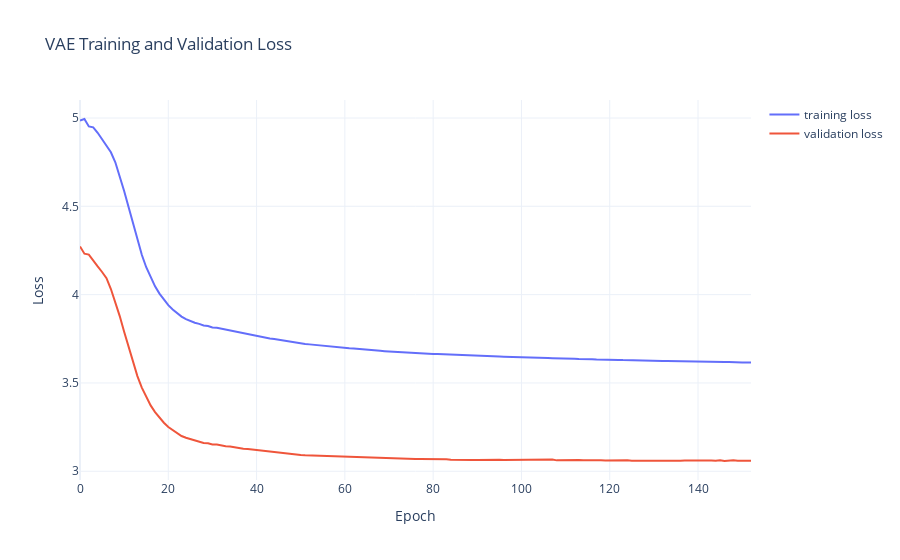

Here is the notebook cell this chart was saved with:
### Code cell
# # plot complete training and validation loss history
vloss_cpu = [tensor.cpu() for tensor in vloss]
fig = go.Figure()
fig.add_trace(go.Scatter(y=tloss, mode='lines', name='training loss'))
fig.add_trace(go.Scatter(y=vloss_cpu, mode='lines', name='validation loss'))
fig.update_layout(title='VAE Training and Validation Loss',
                   xaxis_title='Epoch',
                   yaxis_title='Loss',
                   template = "plotly_white")

fig.show()

### Figure 1 — Plotly figure (JSON) as saved in the notebook; plotly's stock layout.template omitted (floating-point values rounded to 4 significant figures; data arrays with more than 128 entries replaced by an {"elided": "..."} marker saying what was removed)
{"data": [{"mode": "lines", "name": "training loss", "type": "scatter", "y": {"elided": "153 float values"}}, {"mode": "lines", "name": "validation loss", "type": "scatter", "y": {"elided": "153 float values"}}], "layout": {"title": {"text": "VAE Training and Validation Loss"}, "xaxis": {"title": {"text": "Epoch"}}, "yaxis": {"title": {"text": "Loss"}}}}
